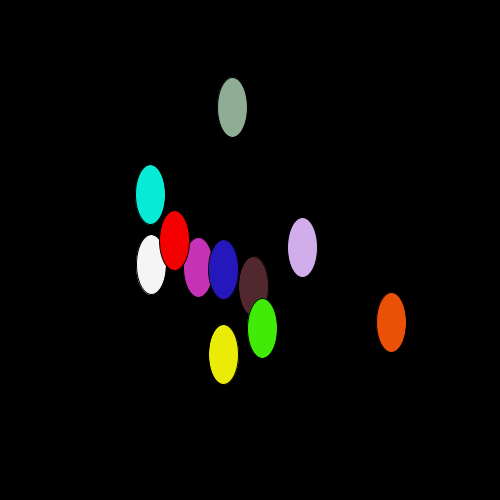
Frame 1 (no input)
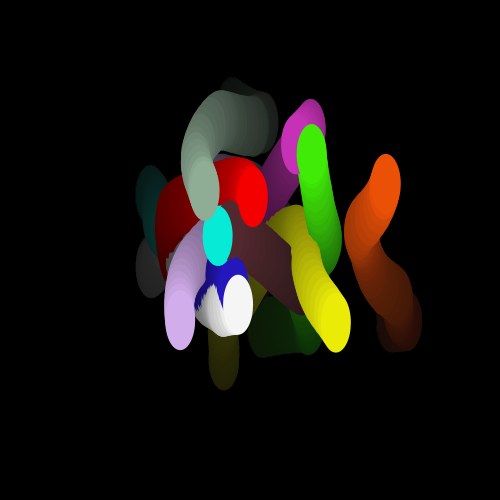
Frame 60 (the mouse pressed at the canvas centre just before this capture)
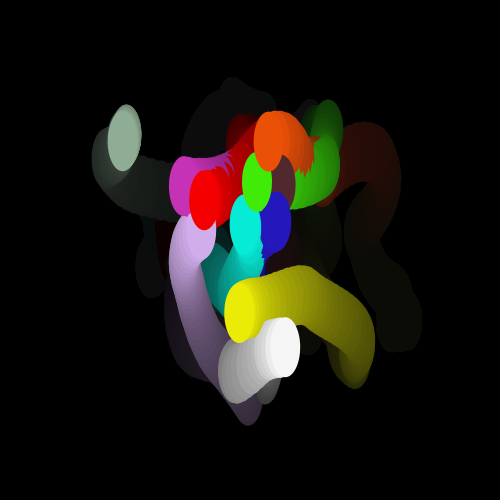
Frame 120 (the mouse held since frame 60 and released just before this capture)

The Processing sketch that drew these frames (run headless with seeded random() and noise(); from frame 60 on, the mouse is pressed at the canvas centre):

// Processing sketch: MagicWorms
// ── MagicWorms.pde

void setup() {
  
  size(500, 500);
background(0, 0, 0);

}

void draw() {
  
  fill(#DAB4F5);
  ellipse(getWormX(0),getWormY(0),30,60);
  
  fill(#552A31);
  ellipse(getWormX(50),getWormY(50),30,60);
 
  fill(#F4F507);
  ellipse(getWormX(100),getWormY(100),30,60);
  
  fill(#CE34BC);
  ellipse(getWormX(150),getWormY(150),30,60);
 
  fill(#2518C4); 
  ellipse(getWormX(200),getWormY(200),30,60);
 
  fill(#07F5DF);
  ellipse(getWormX(250),getWormY(250),30,60);
  
  fill(#42F507);
  ellipse(getWormX(300),getWormY(300),30,60);
  
  fill(#F55307);
  ellipse(getWormX(350),getWormY(350),30,60);
  
  fill(#95B49B);
  ellipse(getWormX(400),getWormY(400),30,60);
  
  fill(#FFFFFF);
  ellipse(getWormX(450),getWormY(450),30,60);
  
  fill(#FF0000);
  ellipse(getWormX(500),getWormY(500),30,60);
  
  
  
  
  
  makeMagical();
  
  
  
}

float frequency = .012;
float noiseInterval = 400;

void makeMagical() {
     fill( 0, 0, 0, 10 );
     rect(0, 0, width, height);
     noStroke();
}

float getWormX(int i) {
     return map(noise(i*noiseInterval + frameCount * frequency), 0, 1, 0, width);
}

float getWormY(int i) {
     return map(noise(i*noiseInterval+1 + frameCount * frequency), 0, 1, 0, height);
}
